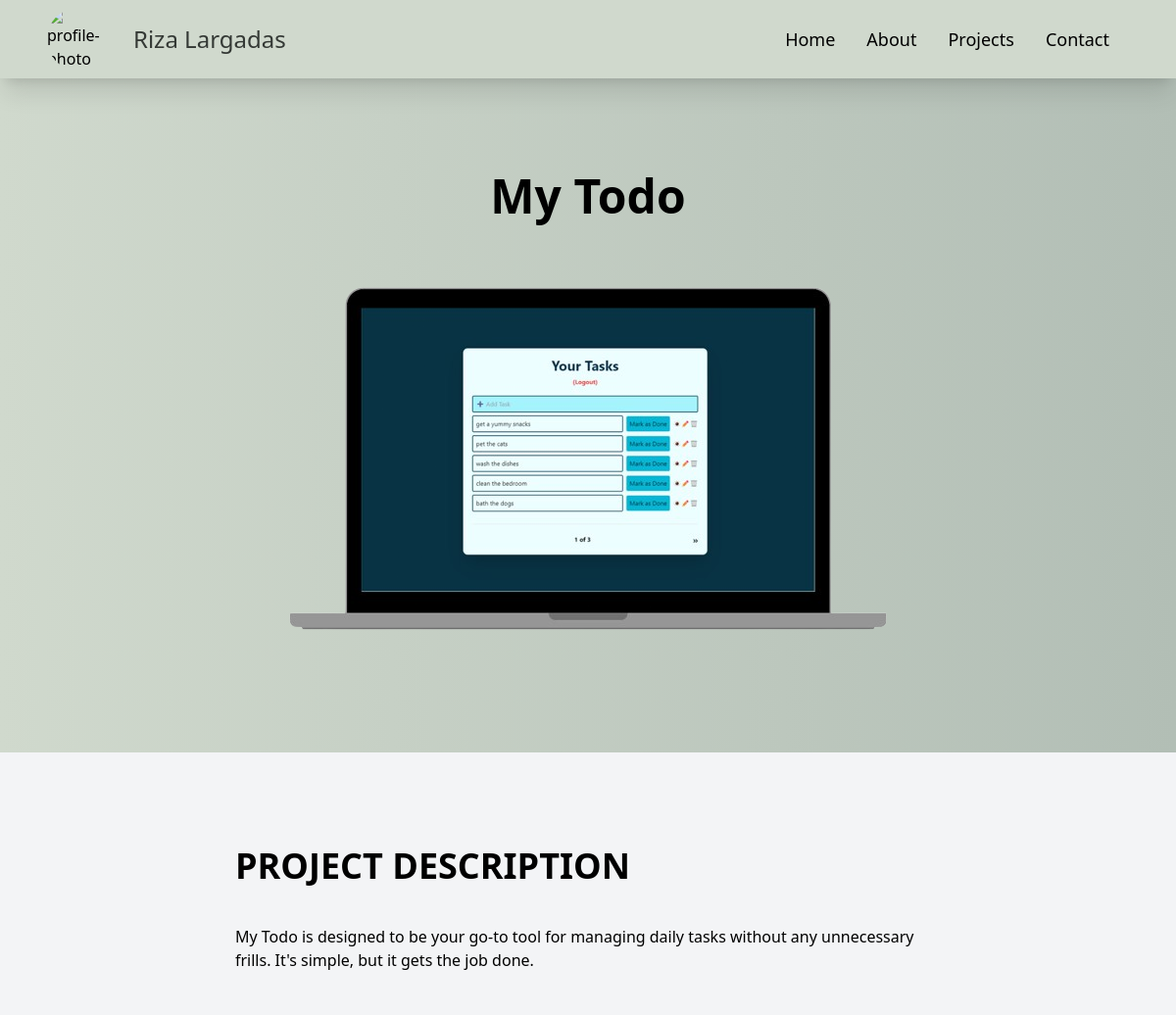
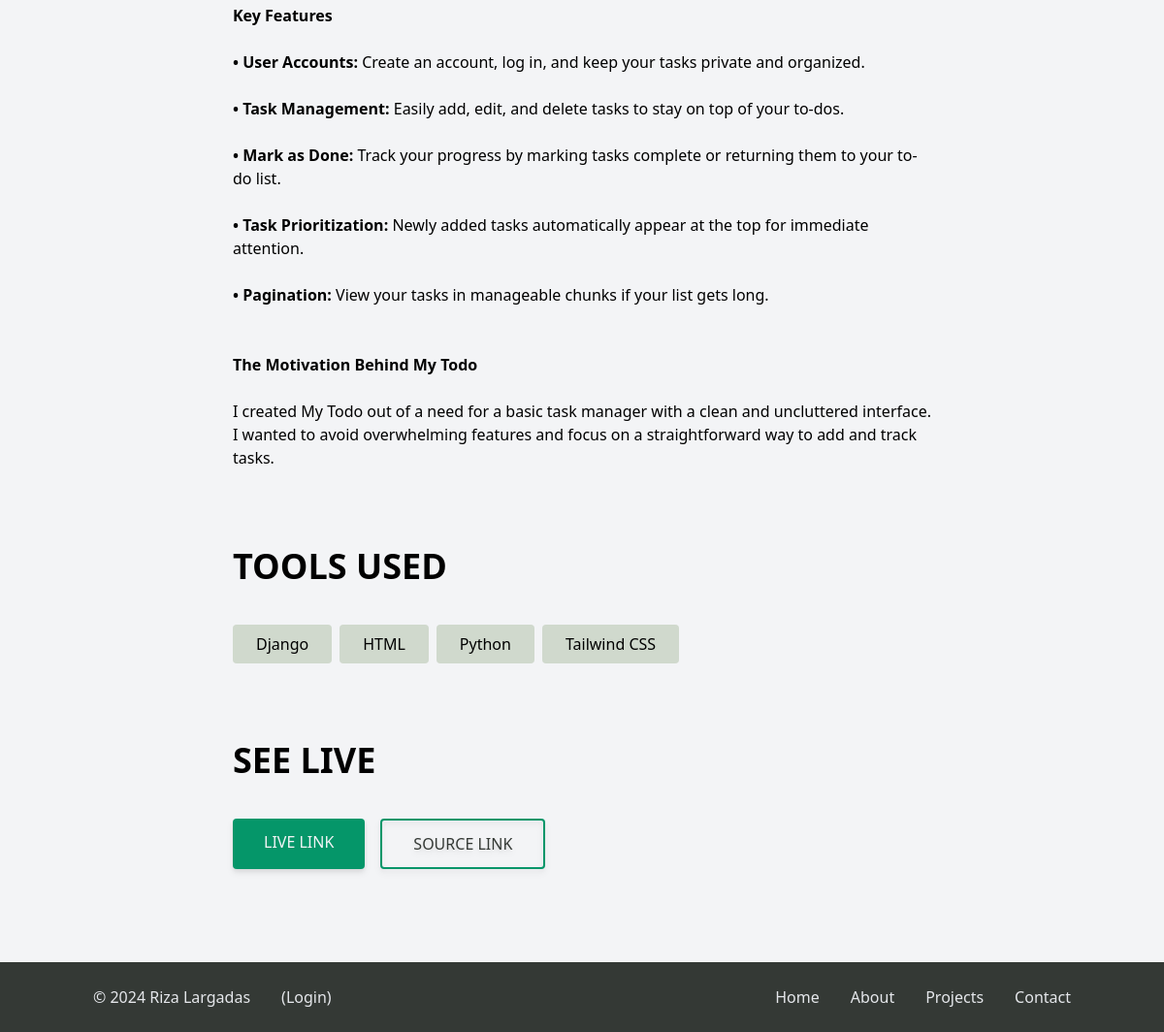
Screenshot of /projects/c8a11c6ed48344d09503480bc0790347/ with the database file from the repository (2 pictures, top to bottom).
### project/models.py (models this page shows, shortened)
class Project(models.Model):
    id = models.UUIDField(default=uuid.uuid4, primary_key=True, editable=False)
    title = models.CharField(max_length=200)
    overview = models.TextField(blank=True, null=True)
    description = HTMLField(null=True, blank=True)
    project_image = models.ImageField(
        upload_to="projects/", default="default.png")
    tags = models.ManyToManyField(Tag)
    date_created = models.DateTimeField(auto_now_add=True)
    live_link = models.CharField(max_length=1000, null=True, blank=True)
    source_link = models.CharField(max_length=1000, null=True, blank=True)
    class Meta:
        ordering = ["-date_created"]

class Tag(models.Model):
    id = models.UUIDField(default=uuid.uuid4, primary_key=True, editable=False)
    name = models.CharField(max_length=100)
    class Meta:
        ordering = ["name"]
    def __str__(self):
        return self.name

### project/views.py (the view)
# urls.py: path('projects/', include('project.urls')),
def project(request, pk):
    project = get_object_or_404(Project, pk=pk)
    return render(request, 'project/project.html', {'project': project})

### project/templates/project/project.html (shortened to what this page needs)
{% extends "core/base.html" %}
{% block content %}
<section class=''>
    <div class="flex flex-col items-center px-10 md:px-24 py-10 md:py-24 bg-gradient-to-r from-light-gray to-ash-gray">
        <h1 class="text-3xl md:text-5xl font-bold mb-10">{{project.title}}</h1>
        <img class="" src="{{project.project_image.url}}" alt="{{project.title}} project preview">
    </div>
    <div class="w-[80%] md:w-[60%] mx-auto py-10 md:py-24">
        <h2 class='text-3xl md:text-4xl font-bold'><span class="uppercase">Project Description</span></h2>
        <p class='mt-10'>{{project.description|safe}}</p>
        <h2 class='text-3xl md:text-4xl font-bold mt-20'><span class="uppercase">Tools Used</span></h2>
        <ul class="mt-10 mx-auto flex flex-wrap gap-2">
            {% for tag in project.tags.all %}
                <li class='py-2 px-6 bg-light-gray rounded font-medium'>{{tag}}</li>
            {% endfor %}
        </ul>
        <h2 class='text-3xl md:text-4xl font-bold mt-20'><span class="uppercase">See Live</span></h2>
        <div class='flex gap-4'>
            <a href="{{project.live_link}}" target="_blank" class="inline-block w-fit mt-10 py-3 px-8 bg-emerald-600 hover:bg-dimmest-gray text-gray-100 font-medium rounded drop-shadow-md"><span class='uppercase'>Live Link</span></a>
            <a href="{{project.source_link}}" target="_blank" class="inline-block w-fit mt-10 py-3 px-8 border-2 text-dimmest-gray border-emerald-600 hover:bg-emerald-600 hover:text-gray-100 font-medium rounded drop-shadow-md"><span class='uppercase'>Source Link</span></a>
        </div>
    </div>
</section>
{% endblock %}

### rows the page displays
Project: title "My Todo", project_image (picture), description "My Todo is designed to be your go-to tool for managing daily tasks without any unnecessary frills. It's simple, but it gets the job done. Key Features • User Accounts: Create an account, log in, and keep your tasks private and organized. • Task Management: Easily add, edit, and delete tasks to stay on top of your to-dos. • Mark as Done: Track your progress by marking tasks complete or returning them to your to-do list. • Task Prioritization: Newly added tasks automatically appear at the top for immediate attention. • Pagination: View your tasks in manageable chunks if your list gets long. The Motivation Behind My Todo I created My Todo out of a need for a basic task manager with a clean and…"
Tag: name "Django"
Tag: name "HTML"
Tag: name "Python"
Tag: name "Tailwind CSS"
